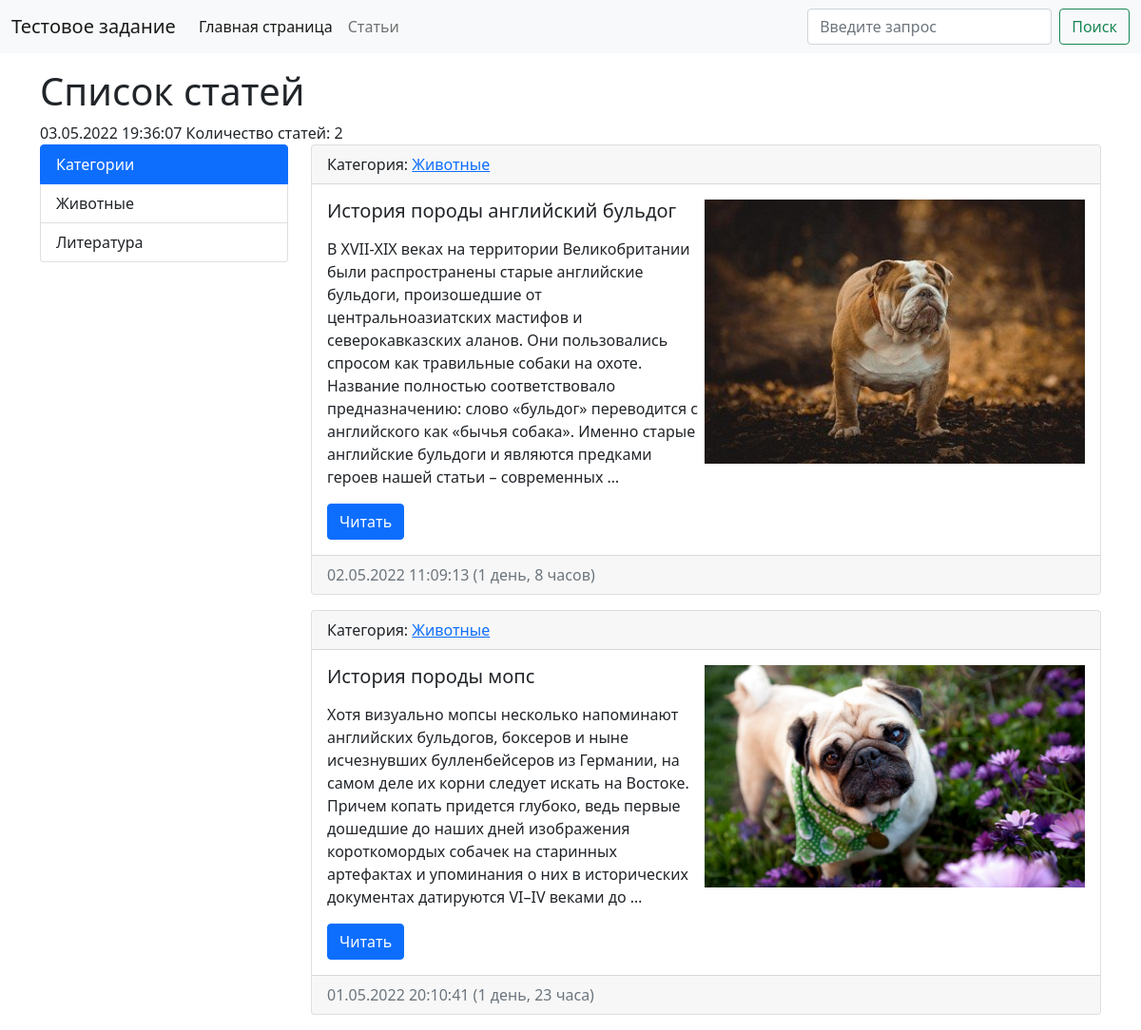
Page /category/1/ on the committed database.
### main/models.py (models this page shows, shortened)
class Category(models.Model):
    title = models.CharField(max_length=150, db_index=True, verbose_name='Наименование категории')
    def get_absolute_url(self):
        return reverse('category', kwargs={'category_id': self.id})
    class Meta:
        verbose_name = 'Категория'
        verbose_name_plural = 'Категории'
        ordering = ['title']

class Articles(models.Model):
    title = models.CharField(max_length=150, verbose_name='Наименование')
    content = models.TextField(verbose_name='Содержание')
    created_at = models.DateTimeField(auto_now_add=True, verbose_name='Дата публикации')
    updated_at = models.DateTimeField(auto_now=True, verbose_name='Дата обновления')
    photo = models.ImageField(upload_to='photos/%Y/%m/%d/', blank=True, verbose_name='Фото')
    is_published = models.BooleanField(default=True, verbose_name='Опубликовано')
    category = models.ForeignKey('Category', on_delete=models.PROTECT, null=True, verbose_name='Категория')
    def get_absolute_url(self):
        return reverse('view_article', kwargs={'articles_id': self.id})
    class Meta:
        verbose_name = 'Статья'
        verbose_name_plural = 'Статьи'
        ordering = ['-created_at']

### main/views.py (the view)
# urls.py: path('category/<int:category_id>/', get_category, name='category')
def get_category(request, category_id):
    articles = Articles.objects.filter(category_id=category_id)
    category = Category.objects.get(id=category_id)
    is_published = Articles.objects.filter(category_id=category_id, is_published=True)
    context = {
        'articles': articles,
        'category': category,
        'title': 'Список статей',
        'is_published': is_published,
    }
    return render(request, 'main/category.html', context)

### main/templatetags/articles_tags.py (called while the page is built)
@register.simple_tag(name='get_list_categories')
def get_categories():
    return Category.objects.all()

### main/templates/main/category.html (shortened to what this page needs)
{% extends 'main/base.html' %}
{% block content %}
    <h1>{{ title }}</h1>
    {%  now "d.m.Y H:i:s" %} Количество статей: {{ is_published.count }}
    <div class="row">
        {% include 'inc/_sidebar.html' %}
        {% include 'inc/_articles.html' %}
    </div>
{% endblock %}

### main/templates/inc/_sidebar.html
{% load articles_tags %}
<div class="col-md-3">
    <div class="list-group">
        <a class="list-group-item list-group-item-action active"> Категории </a>
    {% get_list_categories as categories %}
        {% for item in categories %}
            <a href="{{ item.get_absolute_url }}" class="list-group-item list-group-item-action">
                {{ item.title }}
            </a>
        {% endfor %}
    </div>
</div>

### main/templates/inc/_articles.html
<div class="col-md-9">
    {% for item in articles %}
        {% if item.is_published %}
            <div class="card mb-3">
                <div class="card-header">
                    Категория: <a href="{{ item.category.get_absolute_url }}"> {{ item.category.title }}
                </a>
                </div>
                <div class="card-body">
                    <div class="media">
                        {% if item.photo %}
                        <img src="{{ item.photo.url }}" alt="" width="400" align="right" class="mr-3">
                        {% endif %}
                        <div class="media-body">
                            <h5 class="card-title">{{ item.title }}</h5>
                            {% autoescape off %}
                                <p class="card-text">{{ item.content|linebreaks|truncatewords:50 }}</p>
                            {% endautoescape %}
                            <a href="{{ item.get_absolute_url }}" class="btn btn-primary">Читать</a>
                        </div>
                    </div>
                </div>
                <div class="card-footer text-muted">
                    {{ item.created_at|date:"d.m.Y H:i:s" }} ({{ item.created_at|timesince }})
                </div>
            </div>
        {% endif %}
    {% endfor %}
</div>

### rows in the picture
Category: title "Животные"
Category: title "Литература"
Articles: category "Животные", photo (picture), title "История породы английский бульдог", content "В XVII-XIX веках на территории Великобритании были распространены старые английские бульдоги, произошедшие от центральноазиатских мастифов и северокавказских аланов. Они пользовались спросом как травильные собаки на охоте. Название полностью соответствовало предназначению: слово «бульдог» переводится с английского как «бычья собака». Именно старые английские бульдоги и являются предками героев нашей статьи – современных …", created_at "02.05.2022 11:09:13", created_at "1 день, 8 часов"
Articles: category "Животные", photo (picture), title "История породы мопс", content "Хотя визуально мопсы несколько напоминают английских бульдогов, боксеров и ныне исчезнувших булленбейсеров из Германии, на самом деле их корни следует искать на Востоке. Причем копать придется глубоко, ведь первые дошедшие до наших дней изображения короткомордых собачек на старинных артефактах и упоминания о них в исторических документах датируются VI–IV веками до …", created_at "01.05.2022 20:10:41", created_at "1 день, 23 часа"

### other values in the picture
{{ title }} "Список статей"
{{ is_published.count }} "2"
